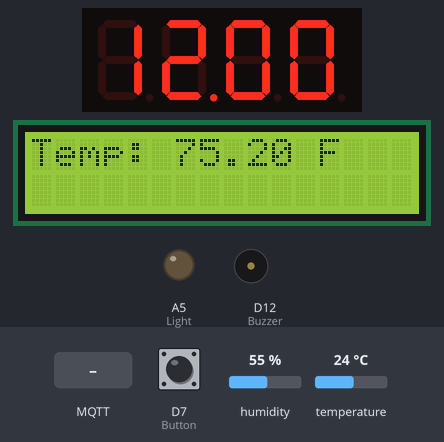
A program run on a simulated Arduino MKR. On the bench: 4-digit seven-segment display, 16×2 character LCD, output pins drawn as LEDs (lit = HIGH), buzzer (waves = sounding). Wiring (inferred from the names in the program): 4-digit 7-segment display, segments lit when HIGH: segments D0, D1, D2, D3, D4, D5, D6, A6; digit selects D8, D9, D10, D11. Inputs (shaded band) come from the test bench; at power-on: D7 (Button) HIGH, humidity 55 %, temperature 24 °C. WiFi joins after 1.5 s; servers stay silent unless stated; no MQTT or app messages arrive unless stated; the segment pins are drawn as the display they are named for; pins used as bus, display or sensor lines are not drawn; what the program prints to the serial monitor is not drawn.

Above: at 5.3 s.
5.4 s: MQTT message "0" arrives on the second subscribed topic
At 6.3 s:
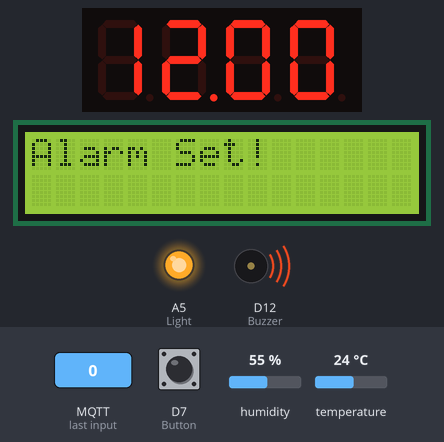
11.9 s: MQTT message "0" arrives on the first subscribed topic
At 13.0 s:
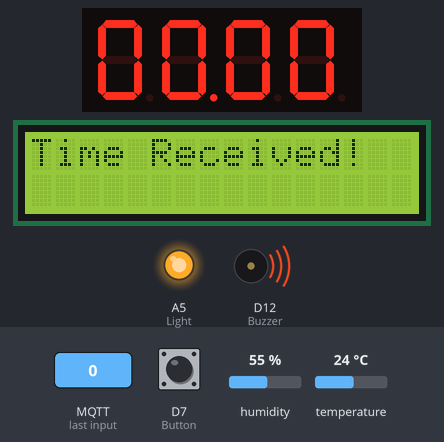
18.4 s: MQTT message "on" arrives on the third subscribed topic
At 19.6 s:
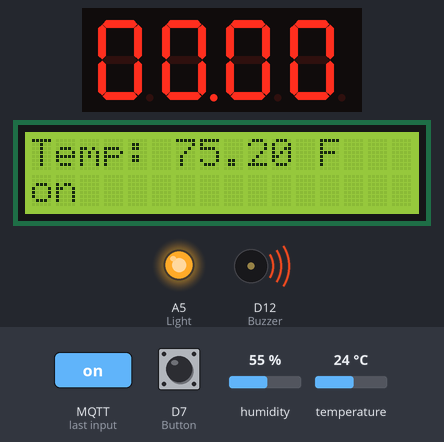
19.9 s: MQTT message "1" arrives on the first subscribed topic
At 20.2 s:
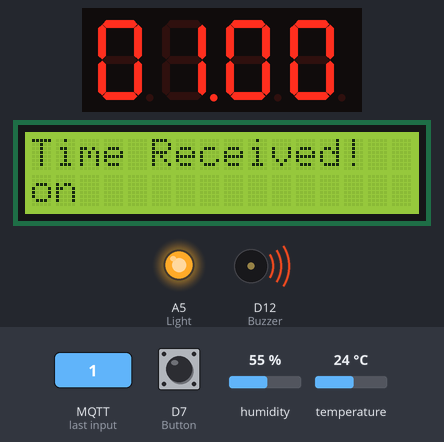
26.4 s: MQTT message "1" arrives on the second subscribed topic
At 27.2 s:
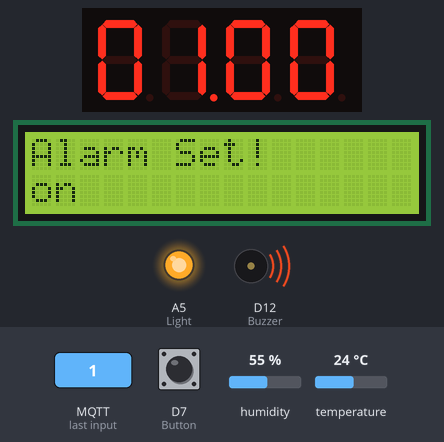
32.9 s: D7 (Button) pulled LOW for 0.15 s
At 33.2 s:
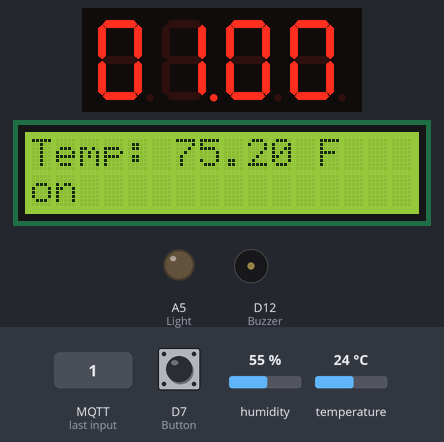
Timing chart, 0 to 35.9 s (numbered marks = the images above; inputs shaded):
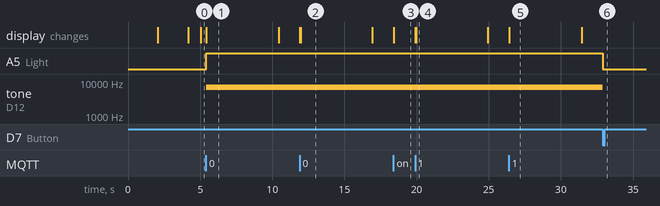

Measured:
- after the input at 5.4 s, A5 (Light): LOW → HIGH at once; tone on D12 (Buzzer): silent → 7000 Hz at once; the display: changes at once (image 1)
- after the input at 11.9 s, the display: first changes at once (image 2 shows a later state)
- after the input at 18.4 s, the display: changes at once (image 3)
- after the input at 19.9 s, the display: first changes at once (image 4 shows a later state)
- after the input at 26.4 s, the display: changes at once (image 5)
- after the input at 32.9 s, A5 (Light): HIGH → LOW at once; tone on D12 (Buzzer): 7000 Hz → silent at once
- what the display in image 1 shows lasts 5.0 s, from 5.4 s to 10.4 s

The program:

main.cpp
```cpp
#include <Arduino.h>
#include "main.h"
#include <PubSubClient.h>
#include <LiquidCrystal.h>
#include <Wire.h>
#include <Adafruit_Sensor.h>
#include <DHT.h>

using namespace std;

#define DHTPIN 14
#define DHTTYPE DHT11
DHT dht(DHTPIN, DHTTYPE);

#define Delay 1000

// 7-seg segment pins
const int pinA = 0,
          pinB = 1,
          pinC = 2,
          pinD = 3,
          pinE = 4,
          pinF = 5,
          pinG = 6,
          pinDP = A6;

// 7-seg digit pins
const int D1 = 8,
          D2 = 9,
          D3 = 10,
          D4 = 11;
int digits[4] = {D1, D2, D3, D4};

// alarm and disarm button pins
const int Buzzer = 12;
const int Button = 7;
const int Light = A5;
int buttonVal;

// lcd module pins
const int rs = A4,
          en = 13,
          d4 = A3,
          d5 = A2,
          d6 = A1,
          d7 = A0;

// Initialize the LCD
LiquidCrystal lcd(rs, en, d4, d5, d6, d7);

boolean dot = false;

// current time vars
int hours = 12;
int minutes = 0;
int seconds = 0;
unsigned long lastMinute = 0;
boolean validateSeconds = false;
// alarm time vars
boolean alarm_set = false;
int alarm_hours = 0;
int alarm_minutes = 8;

WiFiClient wifiClient;
PubSubClient client(wifiClient);

int time_now = 0;
unsigned long lastInterval = 0;

unsigned long lastTemperature = 0;
float temperature = 0;

String customMessage = "";

void connectWiFi()
{
  while (WiFi.status() != WL_CONNECTED)
  {
    lcd.clear();
    lcd.setCursor(0, 0);
    lcd.write("Connecting...");
    Serial.println("Connecting to WiFi...");
    WiFi.begin(SSID, PASS);
    delay(500);
  }

  Serial.println("Connected!");
  Serial.println(WiFi.localIP());
  lcd.clear();
  lcd.setCursor(0, 0);
  lcd.write("Connected!");
}

void setDisplay(String top, String bottom) {
  lcd.clear();
  lcd.setCursor(0, 0);
  lcd.write(top.c_str());
  lcd.setCursor(0, 1);
  lcd.write(bottom.c_str());
}

void clientCallback(char *topic, uint8_t *payload, unsigned int length)
{
  String rec_topic = String(topic);

  char buff[length + (unsigned int)1];

  for (int i = 0; (unsigned int)i < length; i++)
  {
    buff[i] = (char)payload[i];
  }
  buff[length] = '\0';

  Serial.print(buff);
  Serial.print("\n");

  String message = buff;
  String hrs = message.substring(0, 2);
  String mins = message.substring(3, 5);
  String secs = message.substring(6, 8);

  Serial.print(rec_topic + "\n");

  if (rec_topic == TIME_TOPIC) {
    hours = hrs.toInt();
    minutes = mins.toInt();
    seconds = secs.toInt();
    lastMinute = millis();
    validateSeconds = true;
    setDisplay("Time Received!", customMessage);
    lastTemperature = millis(); // Temperature should come back after 5 seconds
  } else if (rec_topic == MESSAGE_TOPIC) {
    customMessage = message;
    setDisplay("Temp: " + String(temperature) + " F", customMessage);
    // This code allows for double line messages
    /*
    if (message.length() > 16) {
      lcd.write(message.substring(0, 16).c_str());
      lcd.setCursor(0, 1);
      lcd.write(message.substring(16, message.length()).c_str());
    } else {
      lcd.write(message.c_str());
    }
    */
  } else {
    alarm_hours = hrs.toInt();
    alarm_minutes = mins.toInt();

    lcd.clear();
    lcd.setCursor(0, 0);
    lcd.write("Alarm Set!");
    lastTemperature = millis(); // Temperature should come back after 5 seconds
    lcd.setCursor(0, 1);
    lcd.write(customMessage.c_str());

    Serial.print("Alarm Set!\n");
    Serial.print(String(alarm_hours) + ":" + String(alarm_minutes) + "\n");
    alarm_set = true;
  }
}

void reconnectMQTTClient() {
  while (!client.connected()) {
    Serial.println("Attempting MQTT connection:");

    if (client.connect(CLI_NAME.c_str())) {
      Serial.println("Connected");
      client.subscribe(TIME_TOPIC.c_str());
      client.subscribe(ALARM_TOPIC.c_str());
      client.subscribe(MESSAGE_TOPIC.c_str());
    } else {
      Serial.print("Connection Failed! Retrying in 5 seconds...");
      Serial.println(client.state());
      delay(5000);
    }
  }
}

void createMQTTClient()
{
  client.setServer(BROKER.c_str(), 1883);
  client.setCallback(clientCallback);
  reconnectMQTTClient();
}

// help from: https://create.arduino.cc/editor/LogMaker360/61a7eea9-1030-4295-b576-cd37a601cf50/preview
// function to set a light to a given number
void lightNumber(int numberToDisplay, boolean isDot) {
  switch (numberToDisplay) {
    case 0:
      digitalWrite(pinA, HIGH);
      digitalWrite(pinB, HIGH);
      digitalWrite(pinC, HIGH);
      digitalWrite(pinD, HIGH);
      digitalWrite(pinE, HIGH);
      digitalWrite(pinF, HIGH);
      digitalWrite(pinG, LOW);
      if (isDot) {
        digitalWrite(pinDP, HIGH);
      } else {
        digitalWrite(pinDP, LOW);
      }
      break;

    case 1:
      digitalWrite(pinA, LOW);
      digitalWrite(pinB, HIGH);
      digitalWrite(pinC, HIGH);
      digitalWrite(pinD, LOW);
      digitalWrite(pinE, LOW);
      digitalWrite(pinF, LOW);
      digitalWrite(pinG, LOW);
      if (isDot) {
        digitalWrite(pinDP, HIGH);
      } else {
        digitalWrite(pinDP, LOW);
      }
      break;

    case 2:
      digitalWrite(pinA, HIGH);
      digitalWrite(pinB, HIGH);
      digitalWrite(pinC, LOW);
      digitalWrite(pinD, HIGH);
      digitalWrite(pinE, HIGH);
      digitalWrite(pinF, LOW);
      digitalWrite(pinG, HIGH);
      if (isDot) {
        digitalWrite(pinDP, HIGH);
      } else {
        digitalWrite(pinDP, LOW);
      }
      break;

    case 3:
      digitalWrite(pinA, HIGH);
      digitalWrite(pinB, HIGH);
      digitalWrite(pinC, HIGH);
      digitalWrite(pinD, HIGH);
      digitalWrite(pinE, LOW);
      digitalWrite(pinF, LOW);
      digitalWrite(pinG, HIGH);
      if (isDot) {
        digitalWrite(pinDP, HIGH);
      } else {
        digitalWrite(pinDP, LOW);
      }
      break;

    case 4:
      digitalWrite(pinA, LOW);
      digitalWrite(pinB, HIGH);
      digitalWrite(pinC, HIGH);
      digitalWrite(pinD, LOW);
      digitalWrite(pinE, LOW);
      digitalWrite(pinF, HIGH);
      digitalWrite(pinG, HIGH);
      if (isDot) {
        digitalWrite(pinDP, HIGH);
      } else {
        digitalWrite(pinDP, LOW);
      }
      break;

    case 5:
      digitalWrite(pinA, HIGH);
      digitalWrite(pinB, LOW);
      digitalWrite(pinC, HIGH);
      digitalWrite(pinD, HIGH);
      digitalWrite(pinE, LOW);
      digitalWrite(pinF, HIGH);
      digitalWrite(pinG, HIGH);
      if (isDot) {
        digitalWrite(pinDP, HIGH);
      } else {
        digitalWrite(pinDP, LOW);
      }
      break;

    case 6:
      digitalWrite(pinA, HIGH);
      digitalWrite(pinB, LOW);
      digitalWrite(pinC, HIGH);
      digitalWrite(pinD, HIGH);
      digitalWrite(pinE, HIGH);
      digitalWrite(pinF, HIGH);
      digitalWrite(pinG, HIGH);
      if (isDot) {
        digitalWrite(pinDP, HIGH);
      } else {
        digitalWrite(pinDP, LOW);
      }
      break;

    case 7:
      digitalWrite(pinA, HIGH);
      digitalWrite(pinB, HIGH);
      digitalWrite(pinC, HIGH);
      digitalWrite(pinD, LOW);
      digitalWrite(pinE, LOW);
      digitalWrite(pinF, LOW);
      digitalWrite(pinG, LOW);
      if (isDot) {
        digitalWrite(pinDP, HIGH);
      } else {
        digitalWrite(pinDP, LOW);
      }
      break;

    case 8:
      digitalWrite(pinA, HIGH);
      digitalWrite(pinB, HIGH);
      digitalWrite(pinC, HIGH);
      digitalWrite(pinD, HIGH);
      digitalWrite(pinE, HIGH);
      digitalWrite(pinF, HIGH);
      digitalWrite(pinG, HIGH);
      if (isDot) {
        digitalWrite(pinDP, HIGH);
      } else {
        digitalWrite(pinDP, LOW);
      }
      break;

    case 9:
      digitalWrite(pinA, HIGH);
      digitalWrite(pinB, HIGH);
      digitalWrite(pinC, HIGH);
      digitalWrite(pinD, HIGH);
      digitalWrite(pinE, LOW);
      digitalWrite(pinF, HIGH);
      digitalWrite(pinG, HIGH);
      if (isDot) {
        digitalWrite(pinDP, HIGH);
      } else {
        digitalWrite(pinDP, LOW);
      }
      break;

    // turn off all segments
    case -1:
      digitalWrite(pinA, LOW);
      digitalWrite(pinB, LOW);
      digitalWrite(pinC, LOW);
      digitalWrite(pinD, LOW);
      digitalWrite(pinE, LOW);
      digitalWrite(pinF, LOW);
      digitalWrite(pinG, LOW);
      break;
  }
}

void setup() {
  Serial.begin(9600);

  while (!Serial)
    Serial.print(""); // Wait for Serial to be ready

  connectWiFi();
  createMQTTClient();

  dht.begin();

  // initialize pins for input and output
  pinMode(pinA, OUTPUT);
  pinMode(pinB, OUTPUT);
  pinMode(pinC, OUTPUT);
  pinMode(pinD, OUTPUT);
  pinMode(pinE, OUTPUT);
  pinMode(pinF, OUTPUT);
  pinMode(pinG, OUTPUT);
  pinMode(pinDP, OUTPUT);
  pinMode(D1, OUTPUT);
  pinMode(D2, OUTPUT);
  pinMode(D3, OUTPUT);
  pinMode(D4, OUTPUT);
  pinMode(Buzzer, OUTPUT);
  pinMode(Button, INPUT_PULLUP);
  pinMode(Light, OUTPUT);
  digitalWrite(Light, LOW);

  // make sure buzzer is off to start
  noTone(Buzzer);

  // set lcd screen
  pinMode(rs, OUTPUT);
  pinMode(en, OUTPUT);
  pinMode(d4, OUTPUT);
  pinMode(d5, OUTPUT);
  pinMode(d6, OUTPUT);
  pinMode(d7, OUTPUT);
  lcd.begin(16, 2);

  // delay before using sensor
  delay(2000);
}

void loop() {
  reconnectMQTTClient();
  client.loop();

  // check when next minute should be iterated
  if ((validateSeconds && millis() >= lastMinute + ((60 - seconds) * 1000)) || (millis() >= lastMinute + 60000)) {
    minutes++;

    if (minutes >= 60) {
      minutes = 0;
      hours++;
    }
    if (hours >= 23) {
      hours = 0;
      minutes = 0;
    }
    lastMinute = millis();
    validateSeconds = false;
  }

  // check for alarm
  if (alarm_set) {
    if (alarm_hours <= hours && alarm_minutes <= minutes) {
      Serial.print("ALARM ALARM WAKE UP\n");
      tone(Buzzer, 7000);
      digitalWrite(Light, HIGH);
      alarm_set = false;
    }
  }

  // take temperature reading every n seconds
  if (millis() >= lastTemperature + 5000) {
    lastTemperature = millis();
    temperature = dht.readTemperature(true);
    client.publish("t/temperature", String(temperature).c_str());

    setDisplay("Temp: " + String(temperature) + " F", customMessage);
  }

  // turn off alarm if button is pressed
  buttonVal = digitalRead(Button);
  if (buttonVal == LOW) {
    noTone(Buzzer);
    digitalWrite(Light, LOW);
  }

  // loop for setting the current time digits
  for(int j = 1; j <= 4; j++) {
    // Turn on a digit for a short amount of time
    switch(j) {
      case 1:
        dot = false;
        digitalWrite(D1, LOW);

        if(hours >= 10) {
          lightNumber(hours / 10, dot);
        } else {
          lightNumber(0, dot);
        }
        delayMicroseconds(Delay);
        break;
      case 2:
        digitalWrite(D2, LOW);
        dot = true;
        lightNumber(hours % 10, dot);
        delayMicroseconds(Delay);
        break;
      case 3:
        dot = false;
        digitalWrite(D3, LOW);

        if(minutes >= 10) {
          lightNumber(minutes / 10, dot);
        } else {
          lightNumber(0, dot);
        }
        delayMicroseconds(Delay);
        break;
      case 4:
        dot = false;
        digitalWrite(D4, LOW);

        lightNumber(minutes % 10, dot);
        delayMicroseconds(Delay);
        break;
    }
    //Turn off all segments
    lightNumber(-1, dot);

    //Turn off all digits
    digitalWrite(digits[0], HIGH);
    digitalWrite(digits[1], HIGH);
    digitalWrite(digits[2], HIGH);
    digitalWrite(digits[3], HIGH);
  }

  delayMicroseconds(2500);
}
```

main.h
```cpp
#include <WiFiNINA.h>

char SSID[] = "Wes";   // the name of your network/HotSpot
char PASS[] = "passedword";  // the password of your WiFi

// MQTT settings
const String ID = "smart";
const String BROKER = "broker.hivemq.com";
const String CLI_NAME = ID + "clock";
const String TIME_TOPIC = "t/time";
const String ALARM_TOPIC = "t/alarm";
const String MESSAGE_TOPIC = "t/message";
```
